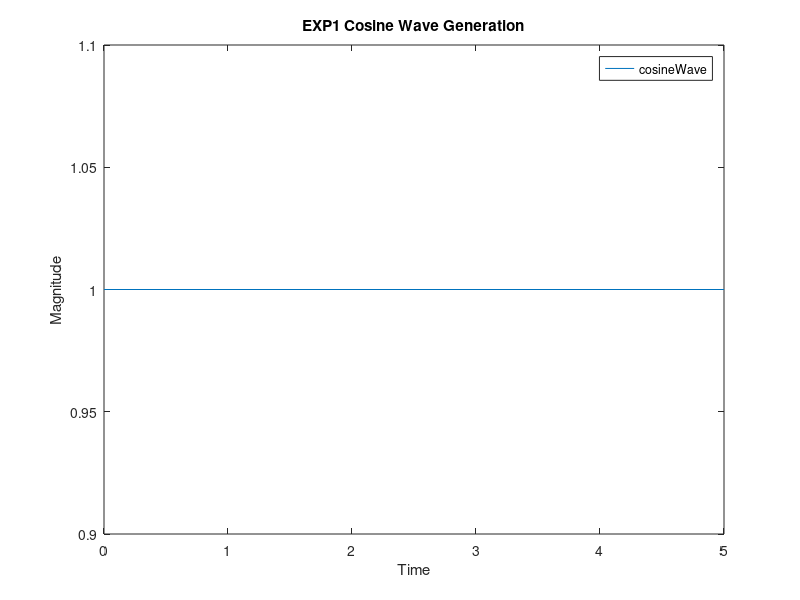

Recreate this plot in MATLAB.
% GENERATION OF SINUSOIDIAL WAVEFROM USING RECURSIVE DIFFERENCE EQUATIONS
% COSINE WAVE

signalFreq = input('Enter the signal Frequency');
samplingFreq = input('Enter the Sampling Frequency');
Wo = ((2*pi*signalFreq)/samplingFreq);
a = [1 -1*cos(Wo)];
b = [1 -2*cos(Wo) 1];
pulseDuration = input('Duration of over which signal is to be plotted');
n = 0:pulseDuration/samplingFreq:pulseDuration;
x = [1 zeros(1,length(n)-1)];
y=filter (a,b,x);
plot(n,y);
title("EXP1 Cosine Wave Generation");
legend('cosineWave');
xlabel('Time');
ylabel('Magnitude');

% Sample Input
%   signalFreq = 5
%   samplingFreq = 200
%   signalDuration = 1